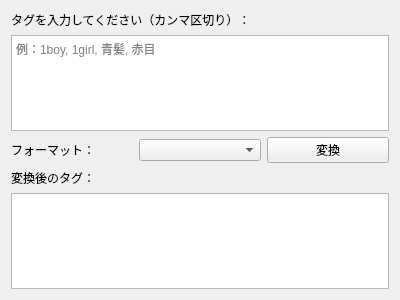
<?xml version="1.0" encoding="UTF-8"?>
<ui version="4.0">
 <class>TagCleanerWidget</class>
 <widget class="QWidget" name="TagCleanerWidget">
  <property name="geometry">
   <rect>
    <x>0</x>
    <y>0</y>
    <width>400</width>
    <height>300</height>
   </rect>
  </property>
  <property name="windowTitle">
   <string>タグクリーナー</string>
  </property>
  <layout class="QVBoxLayout" name="verticalLayout">
   <item>
    <widget class="QLabel" name="labelPrompt">
     <property name="text">
      <string>タグを入力してください（カンマ区切り）：</string>
     </property>
    </widget>
   </item>
   <item>
    <widget class="QPlainTextEdit" name="plainTextEditPrompt">
     <property name="placeholderText">
      <string>例：1boy, 1girl, 青髪, 赤目</string>
     </property>
    </widget>
   </item>
   <item>
    <layout class="QHBoxLayout" name="horizontalLayout">
     <item>
      <widget class="QLabel" name="labelFormat">
       <property name="text">
        <string>フォーマット：</string>
       </property>
      </widget>
     </item>
     <item>
      <widget class="QComboBox" name="comboBoxFormat"/>
     </item>
     <item>
      <widget class="QPushButton" name="pushButtonConvert">
       <property name="text">
        <string>変換</string>
       </property>
      </widget>
     </item>
    </layout>
   </item>
   <item>
    <widget class="QLabel" name="labelResult">
     <property name="text">
      <string>変換後のタグ：</string>
     </property>
    </widget>
   </item>
   <item>
    <widget class="QPlainTextEdit" name="plainTextEditResult">
     <property name="readOnly">
      <bool>true</bool>
     </property>
    </widget>
   </item>
  </layout>
 </widget>
 <resources/>
 <connections/>
</ui>
